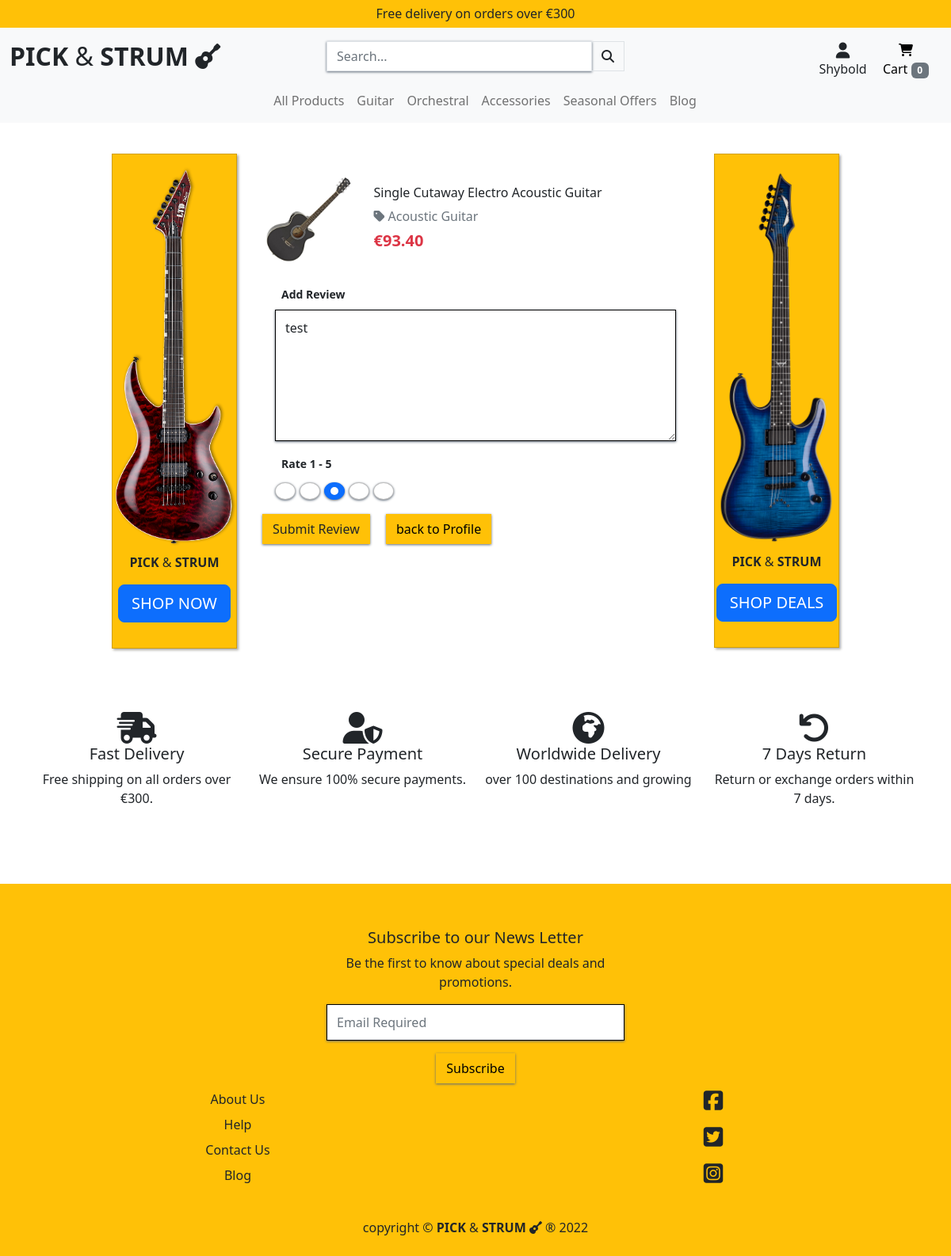
Before: /products/review/2/ (signed in) with the older database file.
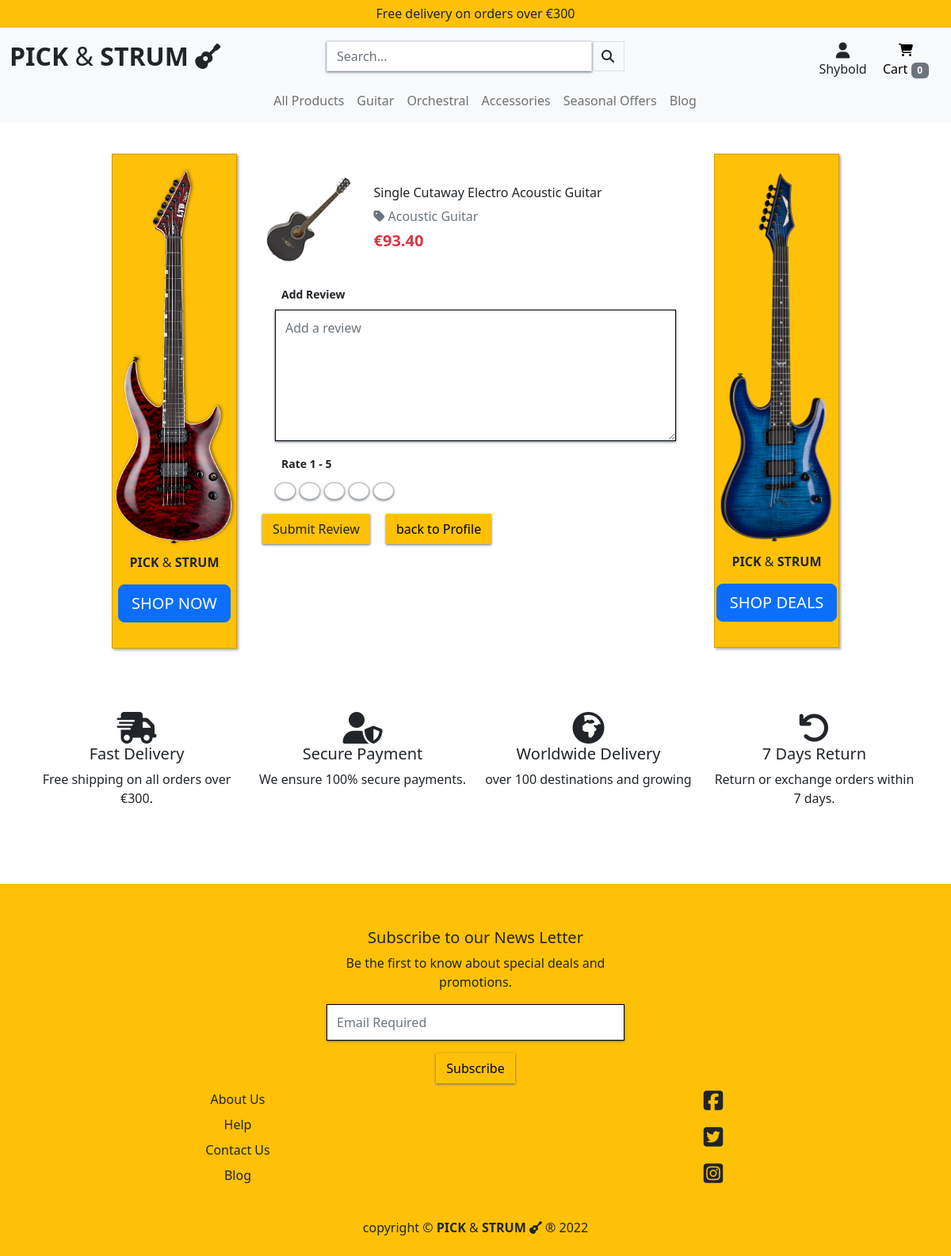
After: the same page with the newer database file.
### products/models.py (models this page shows, shortened)
class Review(models.Model):
    product = models.ForeignKey(Product, on_delete=models.CASCADE, related_name="reviews")
    name = models.ForeignKey(User, on_delete=models.CASCADE)
    body = models.TextField(max_length=254)
    rate = models.IntegerField(choices=RATES)
    updated_on = updated_on = models.DateTimeField(auto_now=True)
    created_on = models.DateTimeField(auto_now_add=True)
    class Meta:
        ordering = ['created_on']

### products/views.py (the view, shortened to what this page needs)
# urls.py: path('review/<int:product_id>/', views.review, name='review'),
@login_required
def review(request, product_id):
    product = get_object_or_404(Product, pk=product_id)
    try:
        review = product.reviews.get(name=request.user)
        if review:
            review_form = ReviewForm(
                request.POST or None,
                instance=review
            )
            if review_form.is_valid():
                review_form.save()
                messages.success(
                    request, f'You have updated your review of {product}.\
                    Thank you for your feed back!')
                return redirect('profile')
            template_name = 'products/review.html'
            context = {
                'product': product,
                'review': ReviewForm(),
                'review_form': review_form,
                }
            return render(request, template_name, context)
    except Review.DoesNotExist:
        return render(request, 'products/review.html', {
            'review_form': ReviewForm(),
            'product': product
            })

### products/forms.py
class ReviewForm(forms.ModelForm):
    RATES = ((1, 1), (2, 2), (3, 3), (4, 4), (5, 5))
    rate = forms.CharField(
        widget=forms.RadioSelect(choices=RATES))
    body = forms.CharField(widget=forms.Textarea(attrs={
        "rows": 6,
        "cols": 20,
        'placeholder': 'Add a review'
        }))
    class Meta:
        model = Review
        fields = (
            'body',
            'rate',
        )
    def __init__(self, *args, **kwargs):
        super().__init__(*args, **kwargs)
        for field in self.fields:
            self.fields[field].label = False
            self.fields[field].widget.attrs['class'] = 'form-styling'

### products/templates/products/review.html (shortened to what this page needs)
{% extends "base.html" %}
{% load static %}
{% block page_header %}
<div class="container header-backspace">
</div>
{% endblock %}
{% block content %}
<div class="container mt-4">
  <div class="row justify-content-center">
    <div class="col col-md-2 d-none d-lg-block">
      <div class="card rounded-0 post-card text-center bg-warning py-3 dynamic-card" style="width: 95%; margin: auto;">
        <img src="{{ MEDIA_URL }}esp-guitar.png" class="card-img-top rounded-0" alt="standing guitar image back ground">
        <div class="text-box py-2 border-0">
          <p class="card-text"><span class="my-0"><strong>PICK </strong>&<strong> STRUM</strong></span></p>
          <a href="{% url 'products' %}" class="card-title btn btn-lg btn-primary">SHOP NOW</a>
        </div>
      </div>
    </div>
    <div class="col-12 col-md-6 mt-4 px-3">
      <div class="row mb-3">
        <div class="col-3">
          {% if product.image %}
          <a href="{% url 'product_detail' product.id %}">
              <img src="{{ product.image.url }}" class="img-fluid rounded-start" alt="{{ product.name }}">
          </a>
          {% else %}
          <a href="{% url 'product_detail' product.id %}">
              <img class="img-fluid rounded-start" src="{{ MEDIA_URL }}noimage.png" alt="{{ product.name }}">
          </a>
          {% endif %}
        </div>
        <div class="col-9 d-flex align-items-center">
          <div>
            <h6 class="card-title mb-2">{{ product.name }}</h6>
            <a class="text-muted text-decoration-none pt-2" href="{% url 'products' %}?category={{ product.category.name }}">
              <i class="fas fa-tag me-1"></i>{{ product.category.friendly_name }}
            </a>
            <p class="mb-0 text-left fs-5 text-danger fw-bold mt-1">€{{ product.price }}</p>
          </div>
        </div>
      </div>
      <div class="row">
        <form action="{% url 'review' product.id %}" method="POST">
          <fieldset class="px-3">
            <legend class="form-label fs-6 px-2 w-auto"><strong><small>Add Review</small></strong></legend>
          {{ review_form.body | as_crispy_field }}
          </fieldset>
          <fieldset class="px-3">
            <legend class="form-label fs-6 px-2 w-auto"><strong><small>Rate 1 - 5</small></strong></legend>
          {{ review_form.rate | as_crispy_field }}
          </fieldset>
          <input type="submit" class="btn btn-small bg-warning rounded-0" value="Submit Review">
          <a class="ms-3 btn btn-small bg-warning rounded-0 fancy-btn" href="{% url 'profile' %}">back to Profile</a>
      </form>
      </div>
    </div>
    <div class="col col-md-2 d-none d-lg-block">
      <div class="card rounded-0 post-card text-center bg-warning py-3 dynamic-card" style="width: 95%; margin: auto;">
        <img src="{{ MEDIA_URL }}electric_guitar_ad.png" class="card-img-top rounded-0" alt="standing guitar image back ground">
        <div class="text-box py-2 border-0">
          <p class="card-text"><span class="my-0"><strong>PICK </strong>&<strong> STRUM</strong></span></p>
          <a href="{% url 'products' %}?category=clearance,deals" class="card-title btn btn-lg btn-primary">SHOP DEALS</a>
        </div>
      </div>
    </div>
  </div>
</div>
{% include 'includes/trust-stm.html' %}
{% endblock %}

Changed rows visible on the page:
removed Review: body "test", rate "☐ ☐ ☑ ☐ ☐"
Other visible differences:
form field rate: (not shown) → "☐ ☐ ☐ ☐ ☐"
